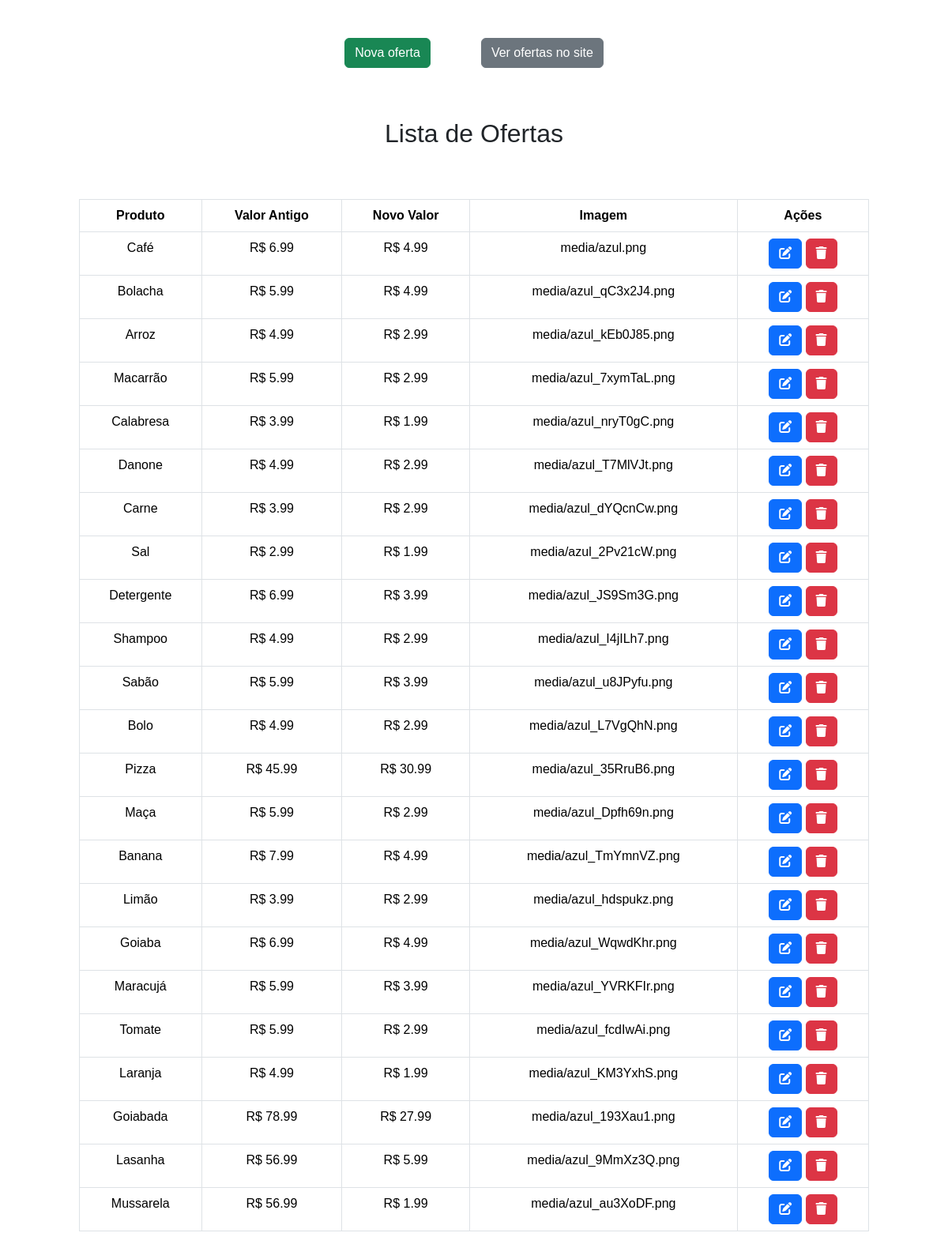
The page /ofertas/admin/ on the database its author committed.
### ofertas/models.py (models this page shows)
class Oferta(models.Model):
    nome_produto = models.CharField(max_length=100)
    valor_antigo = models.FloatField()
    novo_valor = models.FloatField()
    imagem = models.ImageField(upload_to='media')
    categoria = models.ForeignKey(Categoria_oferta, on_delete=models.SET_NULL, null=True)

### ofertas/views.py (the view)
# urls.py: path('ofertas/admin/', views.ofertas_admin, name='ofertas_admin'),
@has_role_decorator('administrador')
def ofertas_admin(request):
    ofertas = Oferta.objects.all()
    num_ofertas = Oferta.objects.count()
    context = {'ofertas': ofertas, 'num_ofertas': num_ofertas}
    return render(request, 'ofertas/pages/ofertas_admin.html', context)

### ofertas/templates/ofertas/pages/ofertas_admin.html
{% include 'ofertas/partials/head.html' %}
<body>
    <div class="button-admin">
        <a href="{% url 'ofertas_criar' %}" class="btn btn-success mb-3 new">Nova oferta</a>
        <a href="{% url 'ofertas' %}" class="btn btn-secondary mb-3 read">Ver ofertas no site</a>
    </div>
    <h2 class="h2_admin">Lista de Ofertas</h2>
    <div class="main-content-admin">
        <table class=" table table-bordered">
            <thead>
                <tr>
                    <th>Produto</th>
                    <th>Valor Antigo</th>
                    <th>Novo Valor</th>
                    <th>Imagem</th>
                    <th>Ações</th>
                </tr>
            </thead>
            <tbody>
                {% for oferta in ofertas %}
                <tr>
                    <td>{{oferta.nome_produto}}</td>
                    <td>R$ {{oferta.valor_antigo}}</td>
                    <td>R$ {{oferta.novo_valor}}</td>
                    <td>{{oferta.imagem}}</td>
                    <td>
                        <a href="{% url 'ofertas_editar' id=oferta.id %}" class="btn btn-primary btm-sm"><i
                                class="fa-solid fa-pen-to-square"></i></a>
                        <a href="{% url 'ofertas_remover' id=oferta.id %}" class="btn btn-danger btm-sm"><i
                                class="fa-solid fa-trash"></i></a>
                    </td>
                </tr>
                {% endfor %}
            </tbody>
        </table>
    </div>
</body>

### ofertas/static/ofertas/css/style-main.css (style rules this page uses)
:root { --color-background: #FB530B; --color-links: #151414; --color-box: rgb(36, 35, 35); --color-backbot: rgba(16, 15, 16, 0.96); --color-hedlateral: #f4f1f1; --color-black: black; --color-font: #f5f5f5; --color-info-light: #cce5ff; --color-debug-light: #cce5ff; --color-success-light: #d4edda; --color-alert-light: #fff3cd; --color-warning-light: #fff3cd; --color-error-light: #f8d7da; --color-dark-text: #444; --color-info-dark: #4d86c4; --color-debug-dark: #4d86c4; --color-success-dark: #4a9c5d; --color-alert-dark: #927f40; --color-warning-dark: #927f40; --color-error-dark: #da525d; --color-gray-0: #f9f9f9; --color-gray-1: #e0e0e0; --color-gray-2: #c7c7c7; --color-gray-3: #aeaeae; --color-gray-4: #959595; --color-gray-5: #7d7d7d; --color-gray-6: #646464; --color-gray-7: #4b4b4b; --color-gray-8: #323232; --color-gray-9: #191919; --color-index: rgba(9, 225, 253, 0.055); --spacing-gutter-medium: 3rem; --spacing-gutter-large: 4rem; }
* { font-family: Arial, Helvetica, sans-serif; margin: 0; padding: 0; box-sizing: border-box; }

### ofertas/static/ofertas/css/style-header.css (style rules this page uses)
:root { --color-background: #FB530B; --color-links: #151414; --color-box: rgb(36, 35, 35); --color-backbot: rgba(16, 15, 16, 0.96); --color-hedlateral: #f4f1f1; --color-black: black; --color-font: #f5f5f5; }
* { font-family: Arial, Helvetica, sans-serif; margin: 0; padding: 0; box-sizing: border-box; }

### ofertas/static/ofertas/css/style-footer.css (style rules this page uses)
:root { --color-background: #FB530B; --color-links: #151414; --color-box: rgb(36, 35, 35); --color-backbot: rgba(16, 15, 16, 0.96); --color-hedlateral: #f4f1f1; --color-black: black; --color-font: #f5f5f5; }
* { font-family: Arial, Helvetica, sans-serif; margin: 0; padding: 0; box-sizing: border-box; }

### ofertas/static/ofertas/css/style-trabalheconosco.css (style rules this page uses)
:root { --color-background: #FB530B; --color-links: #151414; --color-box: rgb(36, 35, 35); --color-backbot: rgba(16, 15, 16, 0.96); --color-hedlateral: #f4f1f1; --color-black: black; --color-font: #f5f5f5; }
* { font-family: Arial, Helvetica, sans-serif; margin: 0; padding: 0; box-sizing: border-box; }

### ofertas/static/ofertas/css/style-ofertas.css (style rules this page uses)
:root { --color-background: #FB530B; --color-links: #151414; --color-box: rgb(36, 35, 35); --color-backbot: rgba(16, 15, 16, 0.96); --color-hedlateral: #f4f1f1; --color-black: black; --color-font: #f5f5f5; }
* { font-family: Arial, Helvetica, sans-serif; margin: 0; padding: 0; box-sizing: border-box; }
.h2_admin { margin: 0 0 4rem 0; text-align: center; }
.main-content-admin { max-width: 1000px; margin: 0 auto; }
td, th { text-align: center; }
.button-admin { padding: 3rem; display: flex; justify-content: center; gap: 4rem; }

### ofertas/static/ofertas/css/style-contato.css (style rules this page uses)
:root { --color-background: #FB530B; --color-links: #151414; --color-box: rgb(36, 35, 35); --color-backbot: rgba(16, 15, 16, 0.96); --color-hedlateral: #f4f1f1; --color-black: black; --color-font: #f5f5f5; }
* { font-family: Arial, Helvetica, sans-serif; margin: 0; padding: 0; box-sizing: border-box; }

### rows shown on the page
Oferta: nome_produto "Café", valor_antigo "6.99", novo_valor "4.99", imagem "media/azul.png"
Oferta: nome_produto "Bolacha", valor_antigo "5.99", novo_valor "4.99", imagem "media/azul_qC3x2J4.png"
Oferta: nome_produto "Arroz", valor_antigo "4.99", novo_valor "2.99", imagem "media/azul_kEb0J85.png"
Oferta: nome_produto "Macarrão", valor_antigo "5.99", novo_valor "2.99", imagem "media/azul_7xymTaL.png"
Oferta: nome_produto "Calabresa", valor_antigo "3.99", novo_valor "1.99", imagem "media/azul_nryT0gC.png"
Oferta: nome_produto "Danone", valor_antigo "4.99", novo_valor "2.99", imagem "media/azul_T7MlVJt.png"
Oferta: nome_produto "Carne", valor_antigo "3.99", novo_valor "2.99", imagem "media/azul_dYQcnCw.png"
Oferta: nome_produto "Sal", valor_antigo "2.99", novo_valor "1.99", imagem "media/azul_2Pv21cW.png"
Oferta: nome_produto "Detergente", valor_antigo "6.99", novo_valor "3.99", imagem "media/azul_JS9Sm3G.png"
Oferta: nome_produto "Shampoo", valor_antigo "4.99", novo_valor "2.99", imagem "media/azul_I4jILh7.png"
Oferta: nome_produto "Sabão", valor_antigo "5.99", novo_valor "3.99", imagem "media/azul_u8JPyfu.png"
Oferta: nome_produto "Bolo", valor_antigo "4.99", novo_valor "2.99", imagem "media/azul_L7VgQhN.png"
Oferta: nome_produto "Pizza", valor_antigo "45.99", novo_valor "30.99", imagem "media/azul_35RruB6.png"
Oferta: nome_produto "Maça", valor_antigo "5.99", novo_valor "2.99", imagem "media/azul_Dpfh69n.png"
Oferta: nome_produto "Banana", valor_antigo "7.99", novo_valor "4.99", imagem "media/azul_TmYmnVZ.png"
Oferta: nome_produto "Limão", valor_antigo "3.99", novo_valor "2.99", imagem "media/azul_hdspukz.png"
Oferta: nome_produto "Goiaba", valor_antigo "6.99", novo_valor "4.99", imagem "media/azul_WqwdKhr.png"
Oferta: nome_produto "Maracujá", valor_antigo "5.99", novo_valor "3.99", imagem "media/azul_YVRKFIr.png"
Oferta: nome_produto "Tomate", valor_antigo "5.99", novo_valor "2.99", imagem "media/azul_fcdIwAi.png"
Oferta: nome_produto "Laranja", valor_antigo "4.99", novo_valor "1.99", imagem "media/azul_KM3YxhS.png"
Oferta: nome_produto "Goiabada", valor_antigo "78.99", novo_valor "27.99", imagem "media/azul_193Xau1.png"
Oferta: nome_produto "Lasanha", valor_antigo "56.99", novo_valor "5.99", imagem "media/azul_9MmXz3Q.png"
Oferta: nome_produto "Mussarela", valor_antigo "56.99", novo_valor "1.99", imagem "media/azul_au3XoDF.png"
